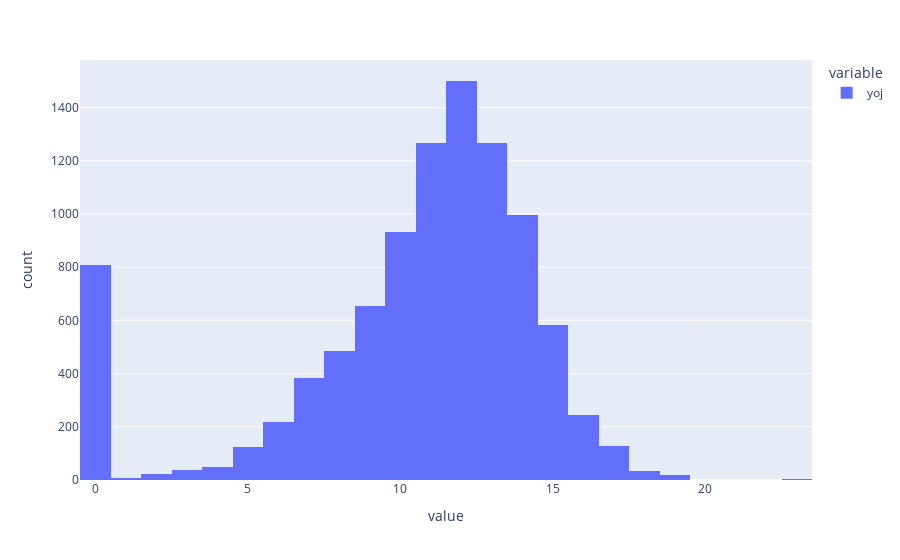

The notebook cell saved with this chart:
### Code cell
px.histogram(df.yoj)

### Figure 1 — Plotly figure (JSON) as saved in the notebook; plotly's stock layout.template omitted (floating-point values rounded to 4 significant figures; data arrays with more than 128 entries replaced by an {"elided": "..."} marker saying what was removed)
{"data": [{"bingroup": "x", "hovertemplate": "variable=yoj<br>value=%{x}<br>count=%{y}<extra></extra>", "legendgroup": "yoj", "marker": {"color": "#636efa", "pattern": {"shape": ""}}, "name": "yoj", "orientation": "v", "showlegend": true, "type": "histogram", "x": {"elided": "10301 float values"}, "xaxis": "x", "yaxis": "y"}], "layout": {"barmode": "relative", "legend": {"title": {"text": "variable"}, "tracegroupgap": 0}, "margin": {"t": 60}, "xaxis": {"anchor": "y", "domain": [0, 1], "title": {"text": "value"}}, "yaxis": {"anchor": "x", "domain": [0, 1], "title": {"text": "count"}}}}
